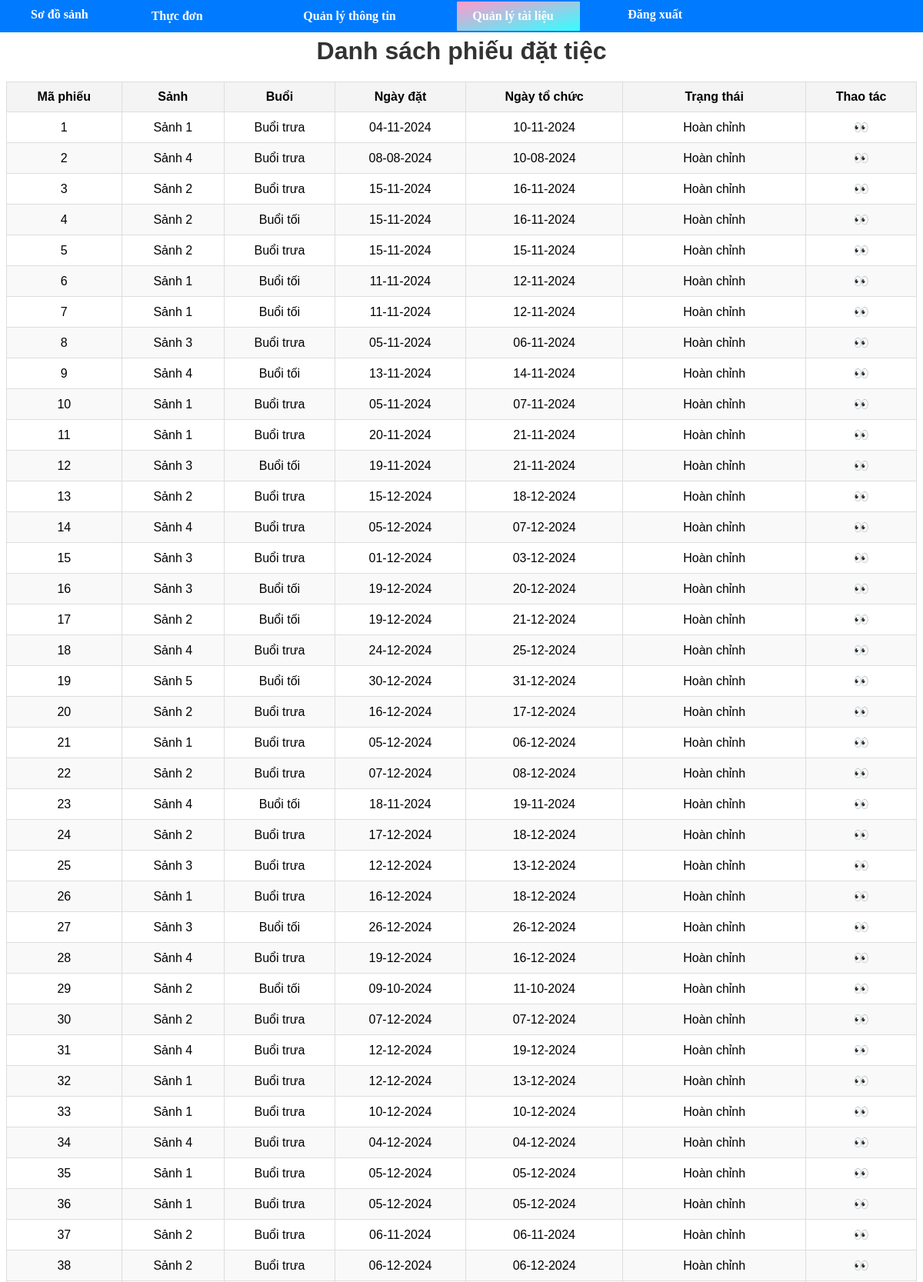
Screenshot of /content/phieudattiec/dsphieudattiec.php (upper part) with the database file from the repository.
### tables this page shows
CREATE TABLE `phieudattiec` (
  `sopdt` int(11) NOT NULL,
  `sohd` int(11) NOT NULL,
  `makh` int(11) NOT NULL,
  `stt_sanh` int(11) NOT NULL,
  `mabuoi` int(11) NOT NULL,
  `malt` int(11) NOT NULL,
  `ma_ctkm` int(11) NOT NULL,
  `ngaydat` varchar(255) NOT NULL,
  `ngaytochuc` varchar(255) NOT NULL,
  `trangthai` varchar(255) NOT NULL,
  `tiencoc` int(11) NOT NULL,
  `tiengiamgia` int(11) NOT NULL
);

CREATE TABLE `sanh` (
  `stt_sanh` int(11) NOT NULL,
  `ten_sanh` varchar(255) NOT NULL,
  `trangthai_sanh` enum('available','booked') NOT NULL,
  `tong_ban` int(11) NOT NULL,
  `ten_tang` varchar(255) NOT NULL
);

CREATE TABLE `buoi` (
  `MABUOI` int(10) NOT NULL,
  `TENBUOI` varchar(255) NOT NULL,
  `GIOBD` char(10) NOT NULL,
  `GIOKT` char(10) NOT NULL
);

### content/phieudattiec/dsphieudattiec.php (the view, shortened to what this page needs)
<?php
$servername = "localhost";
$username = "root";
$password = "";
$dbname = "tochuctiec";
$conn = new mysqli($servername, $username, $password, $dbname);
$sql = "
    SELECT
        p.sopdt,
        s.ten_sanh,
        b.tenbuoi AS mabuoi,
        p.ngaydat,
        p.ngaytochuc,
        p.trangthai
    FROM phieudattiec p
    LEFT JOIN sanh s ON p.stt_sanh = s.stt_sanh
    LEFT JOIN buoi b ON p.mabuoi = b.mabuoi
    ORDER BY p.sopdt ASC
";
$result = $conn->query($sql);
?>
<!DOCTYPE html>
<html lang="vi">
<head>
    <link rel="stylesheet" href="css2/menu.css">
</head>
<header style="margin-left:-0.5rem">
    <nav class="navbar">
        <ul class="nav">
           <li class="menu-item "><a href="../halls/halls.php" >Sơ đồ sảnh</a></li>
           <li class="menu-item" style="border: 2px solid #007BFF">
             <a style="width: 7.1rem; " href="#">Thực đơn</a>
           </li>
           <li class="menu-item" style="border: 2px solid #007BFF">
             <a style="width: 8.5rem;" href="#">Quản lý thông tin</a>
           </li>
           <li class="menu-item active" style="border: 2px solid #007BFF">
             <a style="width: 7.5rem;" href="#">Quản lý tài liệu</a>
           </li>
           <li class="menu-item"><a href="#">Đăng xuất</a></li>
        </ul>
    </nav>
</header>
<body>
    <div class="container" style="margin-top:3rem;">
        <h1 style="font:Comic Sans MS">Danh sách phiếu đặt tiệc</h1>
        <table>
            <thead>
                <tr>
                    <th>Mã phiếu</th>
                    <th>Sảnh</th>
                    <th>Buổi</th>
                    <th>Ngày đặt</th>
                    <th>Ngày tổ chức</th>
                    <th>Trạng thái</th>
                    <th>Thao tác</th>
                </tr>
            </thead>
            <tbody>
                <?php if ($result->num_rows > 0): ?>
                    <?php while ($row = $result->fetch_assoc()): ?>
                        <tr>
                            <td><?= htmlspecialchars($row['sopdt']) ?></td>
                            <td><?= htmlspecialchars($row['ten_sanh']) ?></td>
                            <td><?= htmlspecialchars($row['mabuoi']) ?></td>
                            <td><?= htmlspecialchars(date('d-m-Y', strtotime($row['ngaydat']))) ?></td>
                            <td><?= htmlspecialchars(date('d-m-Y', strtotime($row['ngaytochuc']))) ?></td>
                            <td><?= htmlspecialchars($row['trangthai']) ?></td>
                            <td><a href="chi-tiet.php?sopdt=<?= urlencode($row['sopdt']) ?>"
                           style="color: #007bff; text-decoration: none;">
                           👀
                        </a></td>
                        </tr>
                    <?php endwhile; ?>
                <?php else: ?>
                    <tr>
                        <td colspan="6" style="text-align:center;">Không có dữ liệu</td>
                    </tr>
                <?php endif; ?>
            </tbody>
        </table>
    </div>
</body>
</html>

### content/phieudattiec/css2/menu.css (style rules this page uses)
.nav li { position: relative; list-style:none; }
.nav li a { line-height: 15px; display: inline-block; font-family: "Comic Sans MS"; font-size: small; }

### content/phieudattiec/dsphieudattiec.php (style rules this page uses)
.navbar { background: #007BFF; position: fixed; top: 0; width: 100%; z-index: 100; }
.navbar ul { list-style: none; display: flex; justify-content: start; padding: 0; margin: 0; }
.navbar ul li { margin: 0 20px; cursor: pointer; padding: 10px 20px; border-radius: 3px; transition: background-color 0s ease; }
.navbar ul li a { text-decoration: none; color: white; font-size: 1rem; }
.navbar a { color: lightgray ; font-weight: bold; }
.navbar ul li.active { background-image: linear-gradient(to bottom right ,#FF99CC,#33FFFF); color: black; }
body { font-family: Comic Sans MS, sans-serif; }
table { width: 100%; border-collapse: collapse; margin-top: 20px; }
th, td { padding: 10px; text-align: center; border: 1px solid #ddd; }
th { background-color: #f4f4f4; }
tr:nth-child(even) { background-color: #f9f9f9; }
.container { max-width: 1200px; margin: 0 auto; }
h1 { text-align: center; color: #333; font: Comic Sans MS ; }

### rows the page displays
phieudattiec: sopdt "1", stt_sanh.ten_sanh "Sảnh 1", mabuoi.TENBUOI "Buổi trưa", ngaydat "04-11-2024", ngaytochuc "10-11-2024", trangthai "Hoàn chỉnh"
phieudattiec: sopdt "2", stt_sanh.ten_sanh "Sảnh 4", mabuoi.TENBUOI "Buổi trưa", ngaydat "08-08-2024", ngaytochuc "10-08-2024", trangthai "Hoàn chỉnh"
phieudattiec: sopdt "3", stt_sanh.ten_sanh "Sảnh 2", mabuoi.TENBUOI "Buổi trưa", ngaydat "15-11-2024", ngaytochuc "16-11-2024", trangthai "Hoàn chỉnh"
phieudattiec: sopdt "4", stt_sanh.ten_sanh "Sảnh 2", mabuoi.TENBUOI "Buổi tối", ngaydat "15-11-2024", ngaytochuc "16-11-2024", trangthai "Hoàn chỉnh"
phieudattiec: sopdt "5", stt_sanh.ten_sanh "Sảnh 2", mabuoi.TENBUOI "Buổi trưa", ngaydat "15-11-2024", ngaytochuc "15-11-2024", trangthai "Hoàn chỉnh"
phieudattiec: sopdt "6", stt_sanh.ten_sanh "Sảnh 1", mabuoi.TENBUOI "Buổi tối", ngaydat "11-11-2024", ngaytochuc "12-11-2024", trangthai "Hoàn chỉnh"
phieudattiec: sopdt "7", stt_sanh.ten_sanh "Sảnh 1", mabuoi.TENBUOI "Buổi tối", ngaydat "11-11-2024", ngaytochuc "12-11-2024", trangthai "Hoàn chỉnh"
phieudattiec: sopdt "8", stt_sanh.ten_sanh "Sảnh 3", mabuoi.TENBUOI "Buổi trưa", ngaydat "05-11-2024", ngaytochuc "06-11-2024", trangthai "Hoàn chỉnh"
phieudattiec: sopdt "9", stt_sanh.ten_sanh "Sảnh 4", mabuoi.TENBUOI "Buổi tối", ngaydat "13-11-2024", ngaytochuc "14-11-2024", trangthai "Hoàn chỉnh"
phieudattiec: sopdt "10", stt_sanh.ten_sanh "Sảnh 1", mabuoi.TENBUOI "Buổi trưa", ngaydat "05-11-2024", ngaytochuc "07-11-2024", trangthai "Hoàn chỉnh"
phieudattiec: sopdt "11", stt_sanh.ten_sanh "Sảnh 1", mabuoi.TENBUOI "Buổi trưa", ngaydat "20-11-2024", ngaytochuc "21-11-2024", trangthai "Hoàn chỉnh"
phieudattiec: sopdt "12", stt_sanh.ten_sanh "Sảnh 3", mabuoi.TENBUOI "Buổi tối", ngaydat "19-11-2024", ngaytochuc "21-11-2024", trangthai "Hoàn chỉnh"
phieudattiec: sopdt "13", stt_sanh.ten_sanh "Sảnh 2", mabuoi.TENBUOI "Buổi trưa", ngaydat "15-12-2024", ngaytochuc "18-12-2024", trangthai "Hoàn chỉnh"
phieudattiec: sopdt "14", stt_sanh.ten_sanh "Sảnh 4", mabuoi.TENBUOI "Buổi trưa", ngaydat "05-12-2024", ngaytochuc "07-12-2024", trangthai "Hoàn chỉnh"
phieudattiec: sopdt "15", stt_sanh.ten_sanh "Sảnh 3", mabuoi.TENBUOI "Buổi trưa", ngaydat "01-12-2024", ngaytochuc "03-12-2024", trangthai "Hoàn chỉnh"
phieudattiec: sopdt "16", stt_sanh.ten_sanh "Sảnh 3", mabuoi.TENBUOI "Buổi tối", ngaydat "19-12-2024", ngaytochuc "20-12-2024", trangthai "Hoàn chỉnh"
phieudattiec: sopdt "17", stt_sanh.ten_sanh "Sảnh 2", mabuoi.TENBUOI "Buổi tối", ngaydat "19-12-2024", ngaytochuc "21-12-2024", trangthai "Hoàn chỉnh"
phieudattiec: sopdt "18", stt_sanh.ten_sanh "Sảnh 4", mabuoi.TENBUOI "Buổi trưa", ngaydat "24-12-2024", ngaytochuc "25-12-2024", trangthai "Hoàn chỉnh"
phieudattiec: sopdt "19", stt_sanh.ten_sanh "Sảnh 5", mabuoi.TENBUOI "Buổi tối", ngaydat "30-12-2024", ngaytochuc "31-12-2024", trangthai "Hoàn chỉnh"
phieudattiec: sopdt "20", stt_sanh.ten_sanh "Sảnh 2", mabuoi.TENBUOI "Buổi trưa", ngaydat "16-12-2024", ngaytochuc "17-12-2024", trangthai "Hoàn chỉnh"
phieudattiec: sopdt "21", stt_sanh.ten_sanh "Sảnh 1", mabuoi.TENBUOI "Buổi trưa", ngaydat "05-12-2024", ngaytochuc "06-12-2024", trangthai "Hoàn chỉnh"
phieudattiec: sopdt "22", stt_sanh.ten_sanh "Sảnh 2", mabuoi.TENBUOI "Buổi trưa", ngaydat "07-12-2024", ngaytochuc "08-12-2024", trangthai "Hoàn chỉnh"
phieudattiec: sopdt "23", stt_sanh.ten_sanh "Sảnh 4", mabuoi.TENBUOI "Buổi tối", ngaydat "18-11-2024", ngaytochuc "19-11-2024", trangthai "Hoàn chỉnh"
phieudattiec: sopdt "24", stt_sanh.ten_sanh "Sảnh 2", mabuoi.TENBUOI "Buổi trưa", ngaydat "17-12-2024", ngaytochuc "18-12-2024", trangthai "Hoàn chỉnh"
phieudattiec: sopdt "25", stt_sanh.ten_sanh "Sảnh 3", mabuoi.TENBUOI "Buổi trưa", ngaydat "12-12-2024", ngaytochuc "13-12-2024", trangthai "Hoàn chỉnh"
phieudattiec: sopdt "26", stt_sanh.ten_sanh "Sảnh 1", mabuoi.TENBUOI "Buổi trưa", ngaydat "16-12-2024", ngaytochuc "18-12-2024", trangthai "Hoàn chỉnh"
phieudattiec: sopdt "27", stt_sanh.ten_sanh "Sảnh 3", mabuoi.TENBUOI "Buổi tối", ngaydat "26-12-2024", ngaytochuc "26-12-2024", trangthai "Hoàn chỉnh"
phieudattiec: sopdt "28", stt_sanh.ten_sanh "Sảnh 4", mabuoi.TENBUOI "Buổi trưa", ngaydat "19-12-2024", ngaytochuc "16-12-2024", trangthai "Hoàn chỉnh"
phieudattiec: sopdt "29", stt_sanh.ten_sanh "Sảnh 2", mabuoi.TENBUOI "Buổi tối", ngaydat "09-10-2024", ngaytochuc "11-10-2024", trangthai "Hoàn chỉnh"
phieudattiec: sopdt "30", stt_sanh.ten_sanh "Sảnh 2", mabuoi.TENBUOI "Buổi trưa", ngaydat "07-12-2024", ngaytochuc "07-12-2024", trangthai "Hoàn chỉnh"
phieudattiec: sopdt "31", stt_sanh.ten_sanh "Sảnh 4", mabuoi.TENBUOI "Buổi trưa", ngaydat "12-12-2024", ngaytochuc "19-12-2024", trangthai "Hoàn chỉnh"
phieudattiec: sopdt "32", stt_sanh.ten_sanh "Sảnh 1", mabuoi.TENBUOI "Buổi trưa", ngaydat "12-12-2024", ngaytochuc "13-12-2024", trangthai "Hoàn chỉnh"
phieudattiec: sopdt "33", stt_sanh.ten_sanh "Sảnh 1", mabuoi.TENBUOI "Buổi trưa", ngaydat "10-12-2024", ngaytochuc "10-12-2024", trangthai "Hoàn chỉnh"
phieudattiec: sopdt "34", stt_sanh.ten_sanh "Sảnh 4", mabuoi.TENBUOI "Buổi trưa", ngaydat "04-12-2024", ngaytochuc "04-12-2024", trangthai "Hoàn chỉnh"
phieudattiec: sopdt "35", stt_sanh.ten_sanh "Sảnh 1", mabuoi.TENBUOI "Buổi trưa", ngaydat "05-12-2024", ngaytochuc "05-12-2024", trangthai "Hoàn chỉnh"
phieudattiec: sopdt "36", stt_sanh.ten_sanh "Sảnh 1", mabuoi.TENBUOI "Buổi trưa", ngaydat "05-12-2024", ngaytochuc "05-12-2024", trangthai "Hoàn chỉnh"
phieudattiec: sopdt "37", stt_sanh.ten_sanh "Sảnh 2", mabuoi.TENBUOI "Buổi trưa", ngaydat "06-11-2024", ngaytochuc "06-11-2024", trangthai "Hoàn chỉnh"
phieudattiec: sopdt "38", stt_sanh.ten_sanh "Sảnh 2", mabuoi.TENBUOI "Buổi trưa", ngaydat "06-12-2024", ngaytochuc "06-12-2024", trangthai "Hoàn chỉnh"
